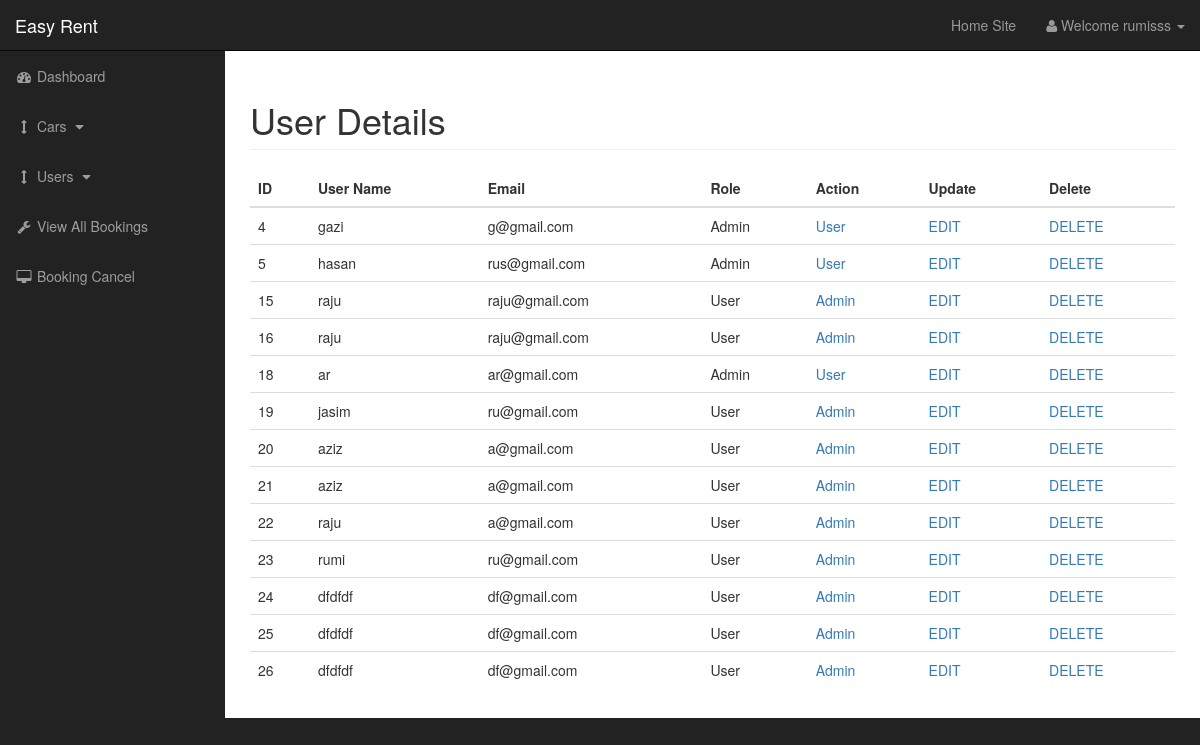
Screenshot of /admin/admins.php (signed in) with the database file from the repository.
### tables this page shows
CREATE TABLE `user` (
  `user_id` int(11) NOT NULL AUTO_INCREMENT,
  `user_firstname` varchar(200) DEFAULT NULL,
  `user_lastname` varchar(200) DEFAULT NULL,
  `user_name` varchar(200) DEFAULT NULL,
  `user_email` varchar(100) DEFAULT NULL,
  `user_password` varchar(100) DEFAULT NULL,
  `user_role` varchar(50) DEFAULT NULL,
  PRIMARY KEY (`user_id`)
);

### admin/includes/viewAllAdmin.php (the view, shortened to what this page needs)
<div class="table-responsive">
 <table class="table">
                          <thead>
                        	<tr>
                        		<th>ID</th>
                        		<th>User Name</th>
                        		<th>Email</th>
                                <th>Role</th>
                                <th>Action</th>
                        		<th>Update</th>
                        		<th>Delete</th>
                        	</tr>
                          </thead>
                          <tbody>
                          	<?php
                          	$query = "SELECT * FROM user";
                          	$user_query = mysqli_query($connection,$query);
                          	while($row = mysqli_fetch_assoc($user_query)){
                          		$user_id = $row['user_id'];
                          		$user_name = $row['user_name'];
                          		$user_email = $row['user_email'];
                                $user_role = $row['user_role'];
                          		echo "<tr>";
                          		echo "<td>$user_id</td>";
                          		echo "<td>$user_name</td>";
                          		echo "<td>$user_email</td>";
                                echo "<td> $user_role</td>";
                                if($user_role == 'Admin'){
                                   echo "<td><a href='admins.php?change_to_user={$user_id}'>User</a></td>";
                                }else{
                                    echo "<td><a href='admins.php?change_to_admin={$user_id}'>Admin</a></td>";
                                }
                          		echo "<td><a href='admins.php?source=editadmin&edit_admin={$user_id}'>EDIT</a></td>";
                          		echo "<td><a onClick=\"javascript:return confirm('Are You sure want to delete this User ?');\" href='admins.php?delete={$user_id}'>DELETE</a></td>";
                          		echo "</tr>";
                          	}
                          	?>
                          </tbody>
                    </table>
</div>

### admin/css/sb-admin.css (style rules this page uses)
body { margin-top: 100px; background-color: #222; }
@media (min-width:768px) { body { margin-top: 50px; } }

### rows the page displays
user: user_id "4", user_name "gazi", user_email "g@gmail.com", user_role "Admin"
user: user_id "5", user_name "hasan", user_email "rus@gmail.com", user_role "Admin"
user: user_id "15", user_name "raju", user_email "raju@gmail.com", user_role "User"
user: user_id "16", user_name "raju", user_email "raju@gmail.com", user_role "User"
user: user_id "18", user_name "ar", user_email "ar@gmail.com", user_role "Admin"
user: user_id "19", user_name "jasim", user_email "ru@gmail.com", user_role "User"
user: user_id "20", user_name "aziz", user_email "a@gmail.com", user_role "User"
user: user_id "21", user_name "aziz", user_email "a@gmail.com", user_role "User"
user: user_id "22", user_name "raju", user_email "a@gmail.com", user_role "User"
user: user_id "23", user_name "rumi", user_email "ru@gmail.com", user_role "User"
user: user_id "24", user_name "dfdfdf", user_email "df@gmail.com", user_role "User"
user: user_id "25", user_name "dfdfdf", user_email "df@gmail.com", user_role "User"
user: user_id "26", user_name "dfdfdf", user_email "df@gmail.com", user_role "User"

### other values shown
$_SESSION['firstname'] "rumisss"
